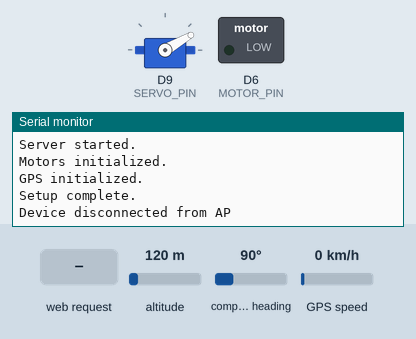
This program was run on a simulated Arduino Uno R4 WiFi. Parts: servo, switched loads named in the program (green lamp = pin HIGH), the last lines printed to the serial monitor. Inputs (shaded band) come from the test bench; at power-on: altitude 120 m, compass heading 90°, GPS speed 0 km/h. The GPS gets a fix after 3 s at 37.7749, -122.4194 with 8 satellites.

Above: at 1.2 s.
1.3 s: HTTP request GET /control/distance received
At 2.4 s:
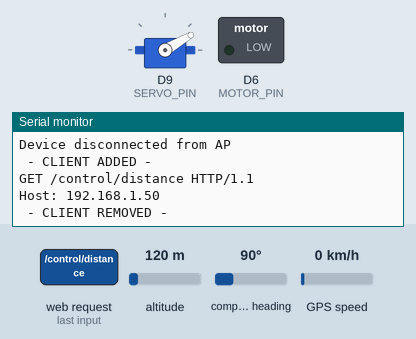
2.8 s: HTTP request GET /control/location received
At 3.7 s:
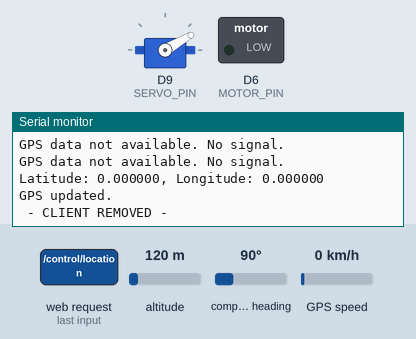
4.3 s: HTTP request GET /control/motor received
At 4.7 s:
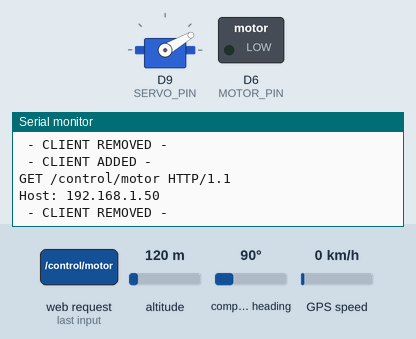

Measured:
- after the input at 1.3 s, the serial monitor: prints a new line at once (image 1)
- after the input at 2.8 s, the serial monitor: prints a new line at once (image 2)
- after the input at 4.3 s, the serial monitor: prints a new line at once (image 3)

The program:

main.cpp
```cpp
// INCLUDES
#include <Arduino.h>
#include <Servo.h>
#include "WiFiS3.h"
#include "ArduinoJson.h"
// #include "html.h"
#include <TinyGPS++.h>
#include <SoftwareSerial.h>
// END INCLUDES

// SETTINGS
const bool GPSEnabled = true;
const bool UltrasonicEnabled = false;
const bool MotorEnabled = true;
const bool ServoEnabled = true;
const bool WiFiEnabled = true;
const bool SerialEnabled = true;
const bool RadarEnabled = false;
#define BAUD_RATE 9600

#define SECRET_SSID "DennisNet"
#define SECRET_PASS "dennis_is_a_menace"
#define PORT 80
IPAddress IP_Address(192, 48, 56, 2);
// END SETTINGS

// PIN DEFINITIONS
#define SERVO_PIN 9
#define RADAR_PIN 10
#define MOTOR_PIN 6
#define TRIG_PIN 2
#define ECHO_PIN 3
#define GPS_BAUD 9600
#define radarWaitTime 60
#define radarMoveAngle 3
#define radarPowerPin 12
// END PIN DEFINITIONS

// INITIALIZE
Servo servoMotor;
Servo radarMotor;
TinyGPSPlus gps;
WiFiServer server(PORT);
// END INITIALIZE

// VARIABLES
int servoAngle = 0;
int motorSpeed = 0;
long distance = 0;
int radarAngle = 0;
long radarLastMove = 0;
long duration = 0;
int status = WL_IDLE_STATUS;
float latitude = 0;
float longitude = 0;
// END VARIABLES

// HTTP HANDLERS
class HttpResponse
{
public:
  int statusCode;
  String statusMessage;
  String contentType;
  String body;

  HttpResponse(int code = 200, const String &message = "OK", const String &type = "application/json", const String &content = "")
      : statusCode(code), statusMessage(message), contentType(type), body(content) {}

  String toString() const
  {
    String response = "HTTP/1.1 " + String(statusCode) + " " + statusMessage + "\r\n";
    response += "Content-Type: " + contentType + "\r\n";
    response += "Content-Length: " + String(body.length()) + "\r\n";
    response += "Connection: close\r\n\r\n";
    // response += "Access-Control-Allow-Origin: *\r\n\r\n";
    response += body;
    return response;
  }
};

class HttpRequest
{
public:
  String rawData;
  String method;
  String path;
  String query;
  JsonDocument body;
  String contentType;
  String userAgent;
  String host;

  HttpRequest(const String &rawData)
  {
    parse(rawData);
  }
  void parse(const String &rawData)
  {
    this->rawData = rawData;
    int methodEnd = rawData.indexOf(' ');
    method = rawData.substring(0, methodEnd);
    int pathEnd = rawData.indexOf(' ', methodEnd + 1);
    path = rawData.substring(methodEnd + 1, pathEnd);
    query = path.indexOf('?') != -1 ? path.substring(path.indexOf('?') + 1) : "";
    path = path.indexOf('?') != -1 ? path.substring(0, path.indexOf('?')) : path;

    int contentTypeStart = rawData.indexOf("Content-Type: ") + 15;
    int contentTypeEnd = rawData.indexOf('\r', contentTypeStart);
    contentType = rawData.substring(contentTypeStart, contentTypeEnd);

    int userAgentStart = rawData.indexOf("User-Agent: ") + 12;
    int userAgentEnd = rawData.indexOf('\r', userAgentStart);
    userAgent = rawData.substring(userAgentStart, userAgentEnd);

    int hostStart = rawData.indexOf("Host: ") + 6;
    int hostEnd = rawData.indexOf('\r', hostStart);
    host = rawData.substring(hostStart, hostEnd);

    // Parse JSON body if present
    int bodyStart = rawData.indexOf("\r\n\r\n") + 4;
    if (bodyStart < rawData.length())
    {
      String jsonBody = rawData.substring(bodyStart);
      deserializeJson(body, jsonBody);
    }
  }
};
// END HTTP HANDLERS

// FUNCTION DECLARATIONS
void initializeSerial();
void initializeMotors();
void initializeUltrasonic();
void initializeRadar();
void initializeWiFi();
void initializeGPS();

void updateGPS();
void updateDistance();
void updateRadar();
void setServoAngle(int angle);
void setRadarAngle(int angle);
void setMotorSpeed(int speed);
void checkFirmwareVersion();

void respondToClient(WiFiClient &client, const HttpRequest &request);
void checkStatus();
void checkForClient();
// END FUNCTION DECLARATIONS

// MAIN FUNCTIONS
void setup()
{
  if (SerialEnabled)
    initializeSerial();
  if (WiFiEnabled)
    initializeWiFi();
  if (MotorEnabled)
    initializeMotors();
  if (ServoEnabled)
    servoMotor.attach(SERVO_PIN);

  if (GPSEnabled)
    initializeGPS();
  if (RadarEnabled){
    initializeRadar();
    if (UltrasonicEnabled)
      initializeUltrasonic();
  }

  Serial.println("Setup complete.");
  // delay(1000); // Allow time for setup to complete
}

void loop()
{
  if (WiFiEnabled)
  {
    checkStatus();
    checkForClient();
  }
  if (RadarEnabled) {
    updateRadar();
  }
  /*if (GPSEnabled)
  {
    updateGPS();
  }*/
}
// END MAIN FUNCTIONS

// FUNCTION DEFINITIONS
void initializeSerial()
{
  Serial.begin(BAUD_RATE);
  while (!Serial)
    ; // Wait for serial port to connect. Needed for native USB port only
  Serial.println("Serial initialized.");
}

void initializeMotors()
{
  servoMotor.attach(SERVO_PIN);
  setServoAngle(0); // Initialize servo to 0 degrees
  pinMode(MOTOR_PIN, OUTPUT);
  Serial.println("Motors initialized.");
}


void initializeUltrasonic()
{
  pinMode(TRIG_PIN, OUTPUT);
  pinMode(ECHO_PIN, INPUT);
  Serial.println("Ultrasonic sensor initialized.");
}

void initializeWiFi()
{
  checkFirmwareVersion();
  WiFi.config(IP_Address);

  Serial.print("Creating access point named: ");
  Serial.println(SECRET_SSID);

  status = WiFi.beginAP(SECRET_SSID, SECRET_PASS);
  if (status != WL_AP_LISTENING)
  {
    Serial.println("Failed to create access point.");
    while (true)
      ;
  }
  Serial.println("Access point created.");
  server.begin();
  Serial.println("Server started.");
}

void initializeGPS()
{
  Serial1.begin(GPS_BAUD);
  Serial.println("GPS initialized.");
}

void initializeRadar()
{
  pinMode(radarPowerPin, OUTPUT);
  digitalWrite(radarPowerPin, HIGH); // Power on the radar
  radarMotor.attach(RADAR_PIN);
  setRadarAngle(0); // Initialize radar to 0 degrees
  Serial.println("Radar initialized.");
}

void updateGPS()
{
  if (Serial1.available() == 0)
  {
    latitude = -1;
    longitude = -1;
    return;
  }
  int runs = 0;
  while (Serial1.available() > 0)
  {
    runs++;
    gps.encode(Serial1.read());
    if (gps.location.isValid())
    {
      latitude = gps.location.lat();
      longitude = gps.location.lng();
      /*time_t time = gps.time.value();
      int year = gps.date.year();
      int month = gps.date.month();
      int day = gps.date.day();
      int hour = gps.time.hour();
      int minute = gps.time.minute();
      int second = gps.time.second();
      Serial.print("Date: ");
      Serial.print(year);
      Serial.print("-");
      Serial.print(month);
      Serial.print("-");
      Serial.print(day);
      Serial.print(" Time: ");
      Serial.print(hour);
      Serial.print(":");
      Serial.print(minute);
      Serial.print(":");
      Serial.println(second);
      Serial.print(" Latitude: ");
      Serial.print(latitude, 6);
      Serial.print(", Longitude: ");
      Serial.println(longitude, 6);*
      /*Serial.print("Latitude: ");
      Serial.print(latitude, 6);
      Serial.print(", Longitude: ");
      Serial.println(longitude, 6);*/
      break;
    } /*else
    {
      latitude = -1;
      longitude = -1;
      break;
    }*/
   Serial.println("GPS data not available. No signal.");
   if (runs > 10) {
    break;
   }
  }

}

void updateRadar() {
  long currentMillis = millis();
  if (currentMillis - radarLastMove >= radarWaitTime) {
    radarLastMove = currentMillis;
    radarAngle += radarMoveAngle;
    if (radarAngle > 180) {
      radarAngle = 0;
      radarLastMove += radarWaitTime*3; // Adjust the last move time to avoid immediate next move
    }
    setRadarAngle(radarAngle);
  }
  if (UltrasonicEnabled) {
    updateDistance();
    Serial.print("Distance: ");
    Serial.print(distance);

    Serial.print(" cm at angle: ");
    Serial.println(radarAngle);
  }
}

void updateDistance()
{
  digitalWrite(TRIG_PIN, LOW);
  delayMicroseconds(2);
  digitalWrite(TRIG_PIN, HIGH);
  delayMicroseconds(10);
  digitalWrite(TRIG_PIN, LOW);
  duration = pulseIn(ECHO_PIN, HIGH);
  distance = (duration * 0.034) / 2; // Calculate distance in cm
}

void setServoAngle(int angle)
{
  if (angle < 45) {
    angle = 30;
  }
  else if (angle > 135) {
    angle = 150;
  }
  servoMotor.write(angle);
  delay(15); // Allow time for the servo to reach the position
  servoAngle = angle;
  /*Serial.print("Servo angle set to: ");
  Serial.println(servoAngle);*/
}

void setRadarAngle(int angle)
{
  if (angle < 0) {
    angle = 0;
  }
  else if (angle > 180) {
    angle = 180;
  }
  radarMotor.write(angle);
  radarAngle = angle;
  /*Serial.print("Radar angle set to: ");
  Serial.println(radarAngle);*/
}

void setMotorSpeed(int speed)
{
  if (speed < 0) {
    speed = 0;
  }
  else if (speed > 255) {
    speed = 255;
  }
  analogWrite(MOTOR_PIN, speed);
  motorSpeed = speed;
  /*Serial.print("Motor speed set to: ");
  Serial.println(motorSpeed);*/
}

void checkFirmwareVersion()
{
  String fv = WiFi.firmwareVersion();
  if (fv < WIFI_FIRMWARE_LATEST_VERSION)
  {
    Serial.println("Please upgrade the firmware");
  }
}

void respondToClient(WiFiClient &client, const HttpRequest &request)
{
  Serial.println(request.rawData);
  bool sendResponse = true;
  HttpResponse response;
  if (request.method == "GET")
  {
    /*if (request.path == "/panel/")
    {
      String panelContent = String(htmlContent.c_str());
      response = HttpResponse(200, "OK", "text/html", panelContent);
    }*/
    if (request.path == "/control/distance")
    {
      if (!UltrasonicEnabled)
      {
        JsonDocument jsonResponse;
        jsonResponse["distance"] = -1;
        String jsonResponseStr;
        serializeJson(jsonResponse, jsonResponseStr);
        response = HttpResponse(200, "OK", "application/json", jsonResponseStr);
      }
      else
      {
        updateDistance();
        JsonDocument jsonResponse;
        jsonResponse["distance"] = distance;
        String jsonResponseStr;
        serializeJson(jsonResponse, jsonResponseStr);
        response = HttpResponse(200, "OK", "application/json", jsonResponseStr);
      }
    }
    else if (request.path == "/control/location") {
      if (!GPSEnabled)
      {
        JsonDocument jsonResponse;
        jsonResponse["latitude"] = -1;
        jsonResponse["longitude"] = -1;
        String jsonResponseStr;
        serializeJson(jsonResponse, jsonResponseStr);
        response = HttpResponse(200, "OK", "application/json", jsonResponseStr);
      }
      else
      {
        // Serial.println("Updating GPS...");
        updateGPS();
        JsonDocument jsonResponse;
        jsonResponse["latitude"] = latitude;
        jsonResponse["longitude"] = longitude;
        String jsonResponseStr;
        serializeJson(jsonResponse, jsonResponseStr);
        response = HttpResponse(200, "OK", "application/json", jsonResponseStr);
        response.body = jsonResponseStr; // Ensure body matches Content-Length
        Serial.print("Latitude: ");
        Serial.print(latitude, 6);
        Serial.print(", Longitude: ");
        Serial.println(longitude, 6);

        Serial.println("GPS updated.");
      }
    }
  }
  else if (request.method == "POST")
  {
    if (request.path == "/control/motor")
    {
      int motorValue = request.body["motor"];
      setMotorSpeed(motorValue);
      response = HttpResponse(200, "OK", "application/json", "{\"status\":\"success\"}");
    }
    else if (request.path == "/control/servo")
    {
      int servoValue = request.body["servo"];
      setServoAngle(servoValue);
      response = HttpResponse(200, "OK", "application/json", "{\"status\":\"success\"}");
    }
  }
  else
  {
    response = HttpResponse(404, "Not Found", "text/plain", "404 Not Found");
  }

  if (sendResponse)
  {
    String responseString = response.toString();
    client.print(responseString);
    /*Serial.println("Response sent:");
    Serial.println(responseString);*/
  }
}

void checkStatus()
{
  if (status != WiFi.status())
  {
    status = WiFi.status();
    if (status == WL_AP_CONNECTED)
    {
      Serial.println("Device connected to AP");
    }
    else
    {
      Serial.println("Device disconnected from AP");
    }
  }
}

void checkForClient()
{
  WiFiClient client = server.available();
  if (client)
  {
    Serial.println(" - CLIENT ADDED - "); // print a message out the serial port
    String data = "";                     // make a String to hold incoming data from the client
    while (client.connected())
    {
      if (client.available())
      {
        char c = client.read();
        data += c;

        // Detect the end of the HTTP headers (double CRLF)
        if (data.indexOf("\r\n\r\n") != -1)
        {
          // Check if there's a Content-Length header to read the body
          String contentLengthHeader = "Content-Length: ";
          int contentLengthIndex = data.indexOf(contentLengthHeader);
          if (contentLengthIndex != -1)
          {
            int valueStart = contentLengthIndex + contentLengthHeader.length();
            int valueEnd = data.indexOf("\r\n", valueStart);
            int contentLength = data.substring(valueStart, valueEnd).toInt();

            // Read the body based on Content-Length
            while (data.length() < data.indexOf("\r\n\r\n") + 4 + contentLength)
            {
              if (client.available())
              {
                data += (char)client.read();
              }
            }
          }
          break;
        }
      }
    }
    HttpRequest httpRequest(data);
    // client.setTimeout(1000);
    respondToClient(client, httpRequest);
    client.stop(); // Close the connection
    Serial.println(" - CLIENT REMOVED - ");
  }
}
```
